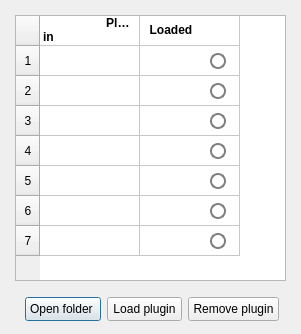
<?xml version="1.0" encoding="UTF-8"?>
<ui version="4.0">
 <class>plugins_dialog</class>
 <widget class="QDialog" name="plugins_dialog">
  <property name="geometry">
   <rect>
    <x>0</x>
    <y>0</y>
    <width>301</width>
    <height>334</height>
   </rect>
  </property>
  <property name="minimumSize">
   <size>
    <width>301</width>
    <height>334</height>
   </size>
  </property>
  <property name="maximumSize">
   <size>
    <width>301</width>
    <height>334</height>
   </size>
  </property>
  <property name="windowTitle">
   <string>Dialog</string>
  </property>
  <widget class="QTableWidget" name="plugin_table">
   <property name="geometry">
    <rect>
     <x>15</x>
     <y>15</y>
     <width>271</width>
     <height>266</height>
    </rect>
   </property>
   <property name="minimumSize">
    <size>
     <width>271</width>
     <height>266</height>
    </size>
   </property>
   <property name="maximumSize">
    <size>
     <width>271</width>
     <height>266</height>
    </size>
   </property>
   <attribute name="horizontalHeaderVisible">
    <bool>false</bool>
   </attribute>
   <attribute name="horizontalHeaderDefaultSectionSize">
    <number>100</number>
   </attribute>
   <row>
    <property name="text">
     <string/>
    </property>
   </row>
   <row>
    <property name="text">
     <string>  1  </string>
    </property>
   </row>
   <row>
    <property name="text">
     <string>  2  </string>
    </property>
   </row>
   <row>
    <property name="text">
     <string>  3  </string>
    </property>
   </row>
   <row>
    <property name="text">
     <string>  4  </string>
    </property>
   </row>
   <row>
    <property name="text">
     <string>  5  </string>
    </property>
   </row>
   <row>
    <property name="text">
     <string>  6  </string>
    </property>
   </row>
   <row>
    <property name="text">
     <string>  7  </string>
    </property>
   </row>
   <column>
    <property name="text">
     <string>Plug-in</string>
    </property>
   </column>
   <column>
    <property name="text">
     <string>Loaded</string>
    </property>
   </column>
   <item row="0" column="0">
    <property name="text">
     <string>                   Plug-in</string>
    </property>
    <property name="font">
     <font>
      <bold>true</bold>
     </font>
    </property>
    <property name="flags">
     <set>ItemIsSelectable|ItemIsDragEnabled|ItemIsDropEnabled|ItemIsUserCheckable|ItemIsEnabled</set>
    </property>
   </item>
   <item row="0" column="1">
    <property name="text">
     <string>  Loaded</string>
    </property>
    <property name="font">
     <font>
      <bold>true</bold>
     </font>
    </property>
    <property name="flags">
     <set>ItemIsSelectable|ItemIsDragEnabled|ItemIsDropEnabled|ItemIsUserCheckable|ItemIsEnabled</set>
    </property>
   </item>
   <item row="1" column="0">
    <property name="text">
     <string/>
    </property>
    <property name="flags">
     <set>ItemIsSelectable|ItemIsDragEnabled|ItemIsDropEnabled|ItemIsUserCheckable|ItemIsEnabled</set>
    </property>
   </item>
   <item row="1" column="1">
    <property name="text">
     <string/>
    </property>
    <property name="flags">
     <set>ItemIsSelectable|ItemIsDragEnabled|ItemIsDropEnabled|ItemIsUserCheckable|ItemIsEnabled</set>
    </property>
   </item>
   <item row="2" column="0">
    <property name="text">
     <string/>
    </property>
    <property name="flags">
     <set>ItemIsSelectable|ItemIsDragEnabled|ItemIsDropEnabled|ItemIsUserCheckable|ItemIsEnabled</set>
    </property>
   </item>
   <item row="2" column="1">
    <property name="text">
     <string/>
    </property>
    <property name="flags">
     <set>ItemIsSelectable|ItemIsDragEnabled|ItemIsDropEnabled|ItemIsUserCheckable|ItemIsEnabled</set>
    </property>
   </item>
   <item row="3" column="0">
    <property name="text">
     <string/>
    </property>
    <property name="flags">
     <set>ItemIsSelectable|ItemIsDragEnabled|ItemIsDropEnabled|ItemIsUserCheckable|ItemIsEnabled</set>
    </property>
   </item>
   <item row="3" column="1">
    <property name="text">
     <string/>
    </property>
    <property name="flags">
     <set>ItemIsSelectable|ItemIsDragEnabled|ItemIsDropEnabled|ItemIsUserCheckable|ItemIsEnabled</set>
    </property>
   </item>
   <item row="4" column="0">
    <property name="text">
     <string/>
    </property>
    <property name="flags">
     <set>ItemIsSelectable|ItemIsDragEnabled|ItemIsDropEnabled|ItemIsUserCheckable|ItemIsEnabled</set>
    </property>
   </item>
   <item row="4" column="1">
    <property name="text">
     <string/>
    </property>
    <property name="flags">
     <set>ItemIsSelectable|ItemIsDragEnabled|ItemIsDropEnabled|ItemIsUserCheckable|ItemIsEnabled</set>
    </property>
   </item>
   <item row="5" column="0">
    <property name="text">
     <string/>
    </property>
    <property name="flags">
     <set>ItemIsSelectable|ItemIsDragEnabled|ItemIsDropEnabled|ItemIsUserCheckable|ItemIsEnabled</set>
    </property>
   </item>
   <item row="5" column="1">
    <property name="text">
     <string/>
    </property>
    <property name="flags">
     <set>ItemIsSelectable|ItemIsDragEnabled|ItemIsDropEnabled|ItemIsUserCheckable|ItemIsEnabled</set>
    </property>
   </item>
   <item row="6" column="0">
    <property name="text">
     <string/>
    </property>
    <property name="flags">
     <set>ItemIsSelectable|ItemIsDragEnabled|ItemIsDropEnabled|ItemIsUserCheckable|ItemIsEnabled</set>
    </property>
   </item>
   <item row="6" column="1">
    <property name="text">
     <string/>
    </property>
    <property name="flags">
     <set>ItemIsSelectable|ItemIsDragEnabled|ItemIsDropEnabled|ItemIsUserCheckable|ItemIsEnabled</set>
    </property>
   </item>
   <item row="7" column="0">
    <property name="text">
     <string/>
    </property>
    <property name="flags">
     <set>ItemIsSelectable|ItemIsDragEnabled|ItemIsDropEnabled|ItemIsUserCheckable|ItemIsEnabled</set>
    </property>
   </item>
   <item row="7" column="1">
    <property name="text">
     <string/>
    </property>
    <property name="flags">
     <set>ItemIsSelectable|ItemIsDragEnabled|ItemIsDropEnabled|ItemIsUserCheckable|ItemIsEnabled</set>
    </property>
   </item>
  </widget>
  <widget class="QLineEdit" name="load1">
   <property name="geometry">
    <rect>
     <x>210</x>
     <y>53</y>
     <width>16</width>
     <height>16</height>
    </rect>
   </property>
   <property name="minimumSize">
    <size>
     <width>16</width>
     <height>16</height>
    </size>
   </property>
   <property name="maximumSize">
    <size>
     <width>16</width>
     <height>16</height>
    </size>
   </property>
   <property name="styleSheet">
    <string notr="true">QLineEdit {
 border: 2px solid gray;
 border-radius: 8px;
}</string>
   </property>
   <property name="readOnly">
    <bool>true</bool>
   </property>
  </widget>
  <widget class="QLineEdit" name="load2">
   <property name="geometry">
    <rect>
     <x>210</x>
     <y>83</y>
     <width>16</width>
     <height>16</height>
    </rect>
   </property>
   <property name="minimumSize">
    <size>
     <width>16</width>
     <height>16</height>
    </size>
   </property>
   <property name="maximumSize">
    <size>
     <width>16</width>
     <height>16</height>
    </size>
   </property>
   <property name="styleSheet">
    <string notr="true">QLineEdit {
 border: 2px solid gray;
 border-radius: 8px;
}</string>
   </property>
   <property name="readOnly">
    <bool>true</bool>
   </property>
  </widget>
  <widget class="QLineEdit" name="load3">
   <property name="geometry">
    <rect>
     <x>210</x>
     <y>113</y>
     <width>16</width>
     <height>16</height>
    </rect>
   </property>
   <property name="minimumSize">
    <size>
     <width>16</width>
     <height>16</height>
    </size>
   </property>
   <property name="maximumSize">
    <size>
     <width>16</width>
     <height>16</height>
    </size>
   </property>
   <property name="styleSheet">
    <string notr="true">QLineEdit {
 border: 2px solid gray;
 border-radius: 8px;
}</string>
   </property>
   <property name="readOnly">
    <bool>true</bool>
   </property>
  </widget>
  <widget class="QLineEdit" name="load4">
   <property name="geometry">
    <rect>
     <x>210</x>
     <y>143</y>
     <width>16</width>
     <height>16</height>
    </rect>
   </property>
   <property name="minimumSize">
    <size>
     <width>16</width>
     <height>16</height>
    </size>
   </property>
   <property name="maximumSize">
    <size>
     <width>16</width>
     <height>16</height>
    </size>
   </property>
   <property name="styleSheet">
    <string notr="true">QLineEdit {
 border: 2px solid gray;
 border-radius: 8px;
}</string>
   </property>
   <property name="readOnly">
    <bool>true</bool>
   </property>
  </widget>
  <widget class="QLineEdit" name="load5">
   <property name="geometry">
    <rect>
     <x>210</x>
     <y>173</y>
     <width>16</width>
     <height>16</height>
    </rect>
   </property>
   <property name="minimumSize">
    <size>
     <width>16</width>
     <height>16</height>
    </size>
   </property>
   <property name="maximumSize">
    <size>
     <width>16</width>
     <height>16</height>
    </size>
   </property>
   <property name="styleSheet">
    <string notr="true">QLineEdit {
 border: 2px solid gray;
 border-radius: 8px;
}</string>
   </property>
   <property name="readOnly">
    <bool>true</bool>
   </property>
  </widget>
  <widget class="QLineEdit" name="load6">
   <property name="geometry">
    <rect>
     <x>210</x>
     <y>203</y>
     <width>16</width>
     <height>16</height>
    </rect>
   </property>
   <property name="minimumSize">
    <size>
     <width>16</width>
     <height>16</height>
    </size>
   </property>
   <property name="maximumSize">
    <size>
     <width>16</width>
     <height>16</height>
    </size>
   </property>
   <property name="styleSheet">
    <string notr="true">QLineEdit {
 border: 2px solid gray;
 border-radius: 8px;
}</string>
   </property>
   <property name="readOnly">
    <bool>true</bool>
   </property>
  </widget>
  <widget class="QLineEdit" name="load7">
   <property name="geometry">
    <rect>
     <x>210</x>
     <y>233</y>
     <width>16</width>
     <height>16</height>
    </rect>
   </property>
   <property name="minimumSize">
    <size>
     <width>16</width>
     <height>16</height>
    </size>
   </property>
   <property name="maximumSize">
    <size>
     <width>16</width>
     <height>16</height>
    </size>
   </property>
   <property name="styleSheet">
    <string notr="true">QLineEdit {
 border: 2px solid gray;
 border-radius: 8px;
}</string>
   </property>
   <property name="readOnly">
    <bool>true</bool>
   </property>
  </widget>
  <widget class="QWidget" name="">
   <property name="geometry">
    <rect>
     <x>25</x>
     <y>296</y>
     <width>256</width>
     <height>26</height>
    </rect>
   </property>
   <layout class="QHBoxLayout" name="horizontalLayout">
    <item>
     <widget class="QPushButton" name="open">
      <property name="minimumSize">
       <size>
        <width>76</width>
        <height>24</height>
       </size>
      </property>
      <property name="maximumSize">
       <size>
        <width>76</width>
        <height>24</height>
       </size>
      </property>
      <property name="text">
       <string>Open folder </string>
      </property>
     </widget>
    </item>
    <item>
     <widget class="QPushButton" name="load">
      <property name="minimumSize">
       <size>
        <width>75</width>
        <height>24</height>
       </size>
      </property>
      <property name="maximumSize">
       <size>
        <width>75</width>
        <height>24</height>
       </size>
      </property>
      <property name="text">
       <string>Load plugin</string>
      </property>
     </widget>
    </item>
    <item>
     <widget class="QPushButton" name="remove">
      <property name="minimumSize">
       <size>
        <width>91</width>
        <height>24</height>
       </size>
      </property>
      <property name="maximumSize">
       <size>
        <width>91</width>
        <height>24</height>
       </size>
      </property>
      <property name="text">
       <string>Remove plugin</string>
      </property>
     </widget>
    </item>
   </layout>
  </widget>
 </widget>
 <tabstops>
  <tabstop>load</tabstop>
  <tabstop>remove</tabstop>
  <tabstop>plugin_table</tabstop>
 </tabstops>
 <resources/>
 <connections/>
</ui>
